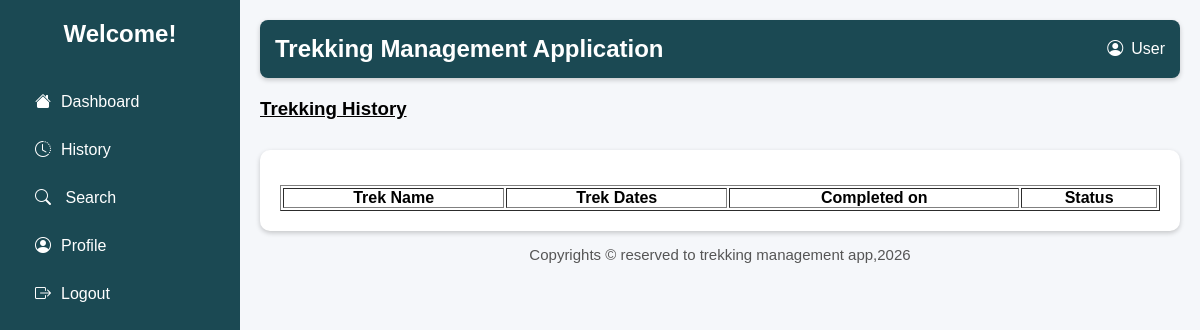
Before: /trekking_history with the older database file.
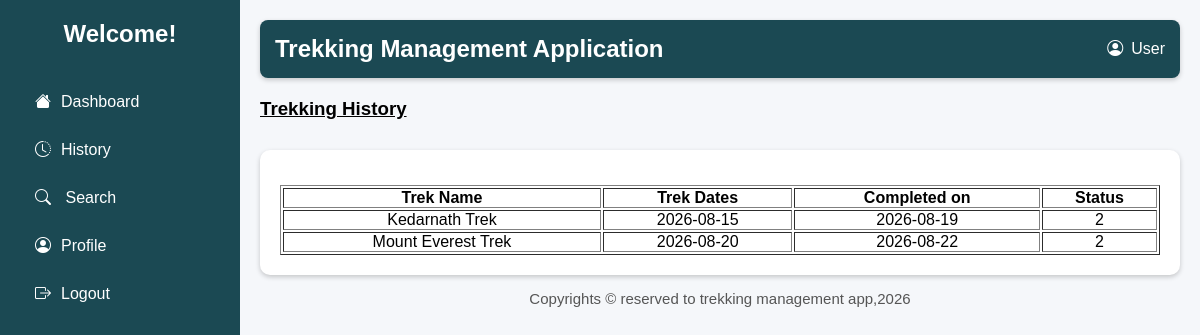
After: the same page with the newer database file.
### models.py (models this page shows)
class TrekDetails(db.Model):
    __tablename__='trek_details'
    trek_id=db.Column(db.Integer,primary_key=True,autoincrement=True)
    staff_id=db.Column(db.Integer,db.ForeignKey('trek_staff.staff_id'))
    trek_name=db.Column(db.String(100),nullable=False)
    location=db.Column(db.String(50),nullable=False)
    difficulty=db.Column(db.Integer,nullable=False) #0:'Easy',1:'Moderate',2:'Hard'
    duration_days=db.Column(db.Integer,nullable=False)
    available_slots=db.Column(db.Integer,nullable=False)
    start_date=db.Column(db.Date,nullable=False)
    end_date=db.Column(db.Date,nullable=False)
    status=db.Column(db.Integer,nullable=False) #0:Pending,1:Approved,2:Open,3:Closed,4:Completed
    description=db.Column(db.String)

### app.py (the view)
@app.route("/trekking_history")
def trek_history():
    treks=TrekDetails.query.all()
    return render_template("user_trekking_history.html",treks=treks)

### templates/user_trekking_history.html (shortened to what this page needs)
<!DOCTYPE html>
<html lang="en">
<head>
    <link rel="stylesheet" href="../static/main.css">
    <link rel="stylesheet" href="https://cdn.jsdelivr.net/npm/bootstrap-icons@1.11.3/font/bootstrap-icons.min.css">
</head>
<body>
    <div class="container">
        <div class="sidebar">
            <h2>Welcome!</h2>
            <ul>
                <li><a href="{{url_for('user_dash')}}"><i class="bi bi-house-fill"></i>Dashboard</a></li>
                <li><a href="{{url_for('trek_history')}}"><i class="bi bi-clock-history"></i>History</a></li>
                <li><a href="{{url_for('search_trek')}}"><i class="bi bi-search"></i> Search</a></li>
                <li><a href="{{url_for('user_profile')}}"><i class="bi bi-person-circle"></i>Profile</a></li>
                <li><a href="{{url_for('signin')}}"><i class="bi bi-box-arrow-right"></i>Logout</a></li>
            </ul>
        </div>
        <div class="main">
            <header>
                <h2>Trekking Management Application</h2>
                <div class="admin">
                    <i class="bi bi-person-circle"></i>
                    <span>User</span>
                </div>
            </header>
             <h3 class="title"><u>Trekking History</u></h2>
             <div class="table-box">
                <table border="1">
                <tr>
                    <th>Trek Name</th>
                    <th>Trek Dates</th>
                    <th>Completed on</th>
                    <th>Status</th>
                </tr>
                {% for trek in treks %}
                <tr>
                    <td>{{trek.trek_name}}</td>
                    <td>{{trek.start_date}}</td>
                    <td>{{trek.end_date}}</td>
                    <td>{{trek.status}}</td>
                </tr>
                {% endfor %}
             </table>
             </div>
             <footer>
                Copyrights &copy; reserved to trekking management app,2026
            </footer>
        </div>
    </div>
</body>
</html>

Changed rows visible on the page:
added TrekDetails: trek_name "Kedarnath Trek", start_date "2026-08-15", end_date "2026-08-19", status "2"
added TrekDetails: trek_name "Mount Everest Trek", start_date "2026-08-20", end_date "2026-08-22", status "2"
